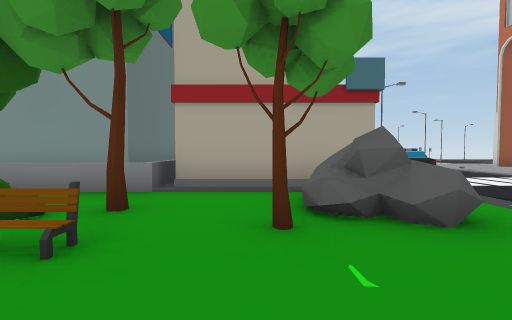
[1] (above)

24 first-person views from a walk through a scene from a Unity 3-D project. The camera is 1.3 m above the floor, tilts 2° down and sees 90° across. The floor is counted in squares, 2 m on a side. Each view is taken from the middle of a square. On the plan, view 1 faces up. The plan holds only what a view shows up to about 9 squares ahead; the rest is blank. The place goes on beyond the plan. The player character is not drawn.

[2]
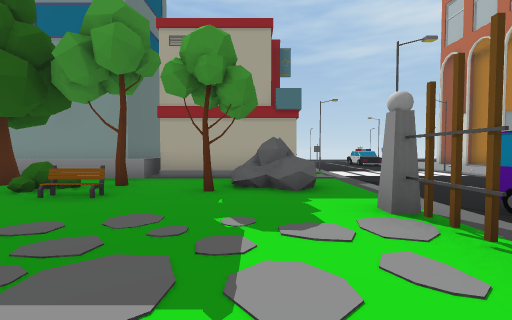

[3]
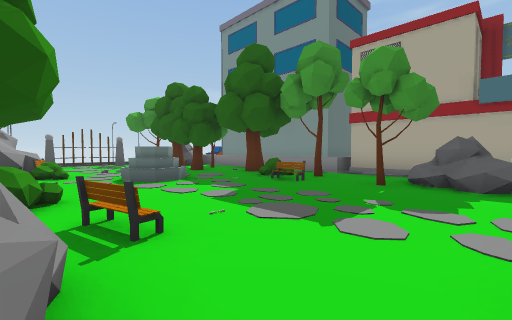

[4]
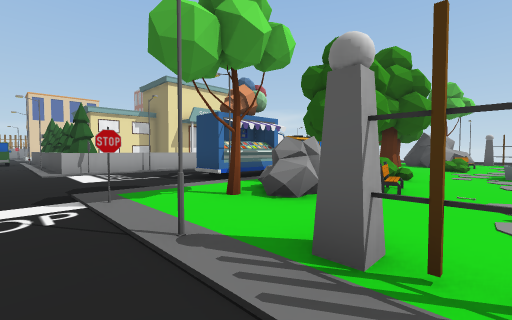

[5]
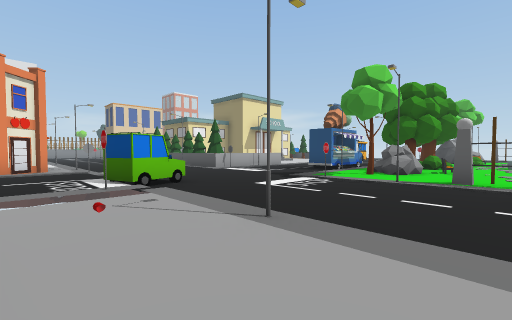

[6]
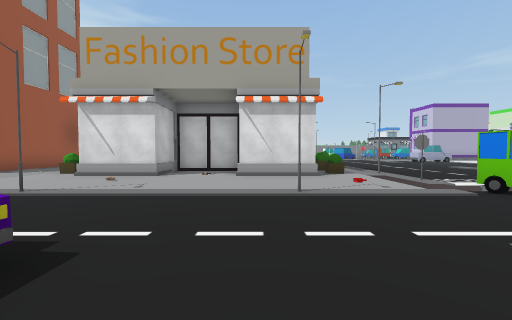

[7]
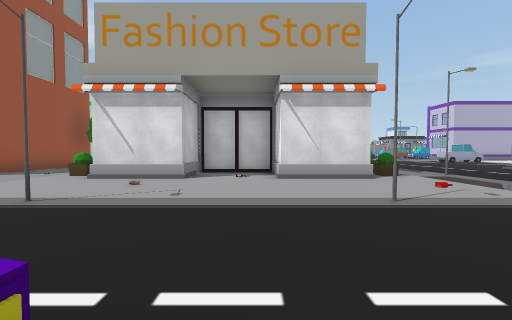

[8]
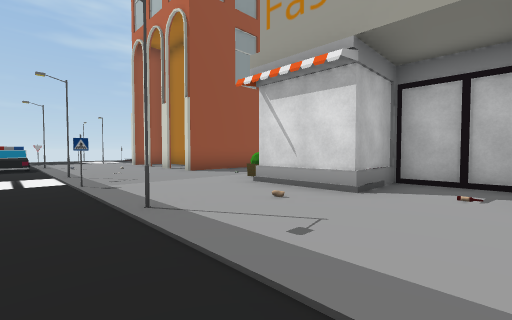

[9]
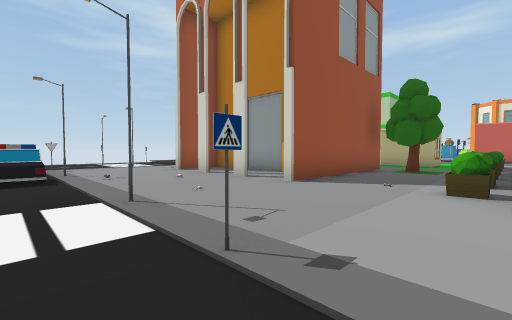

[10]
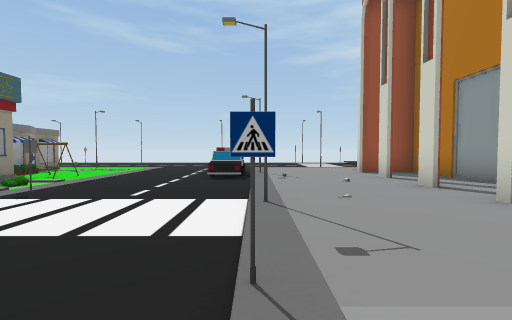

[11]
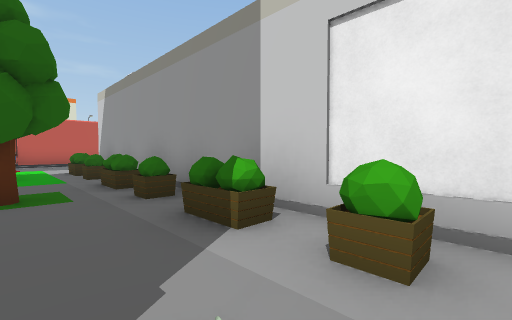

[12]
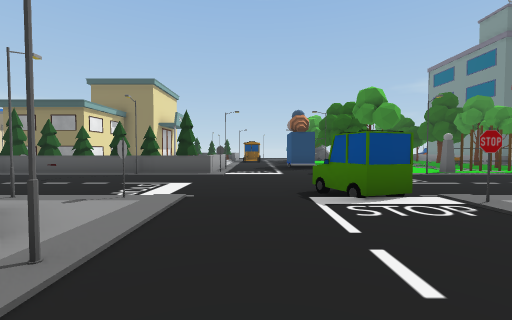

[13]
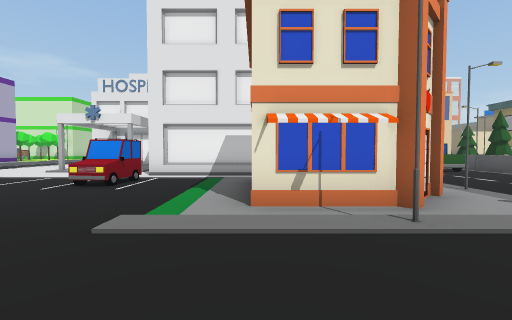

[14]
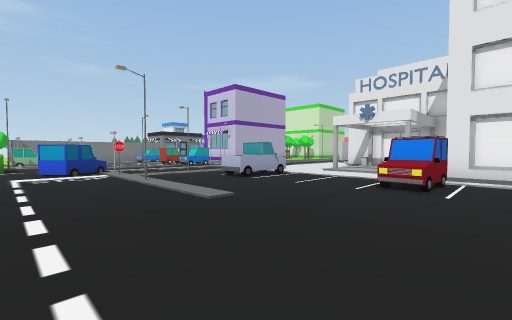

[15]
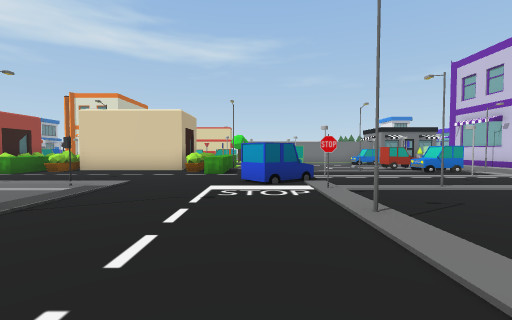

[16]
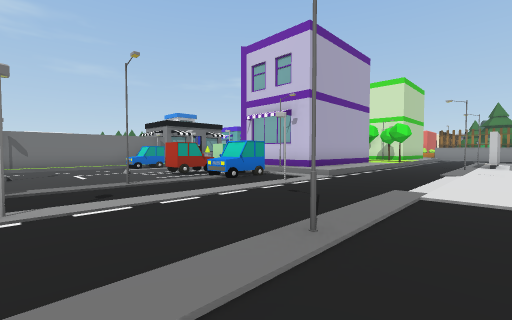

[17]
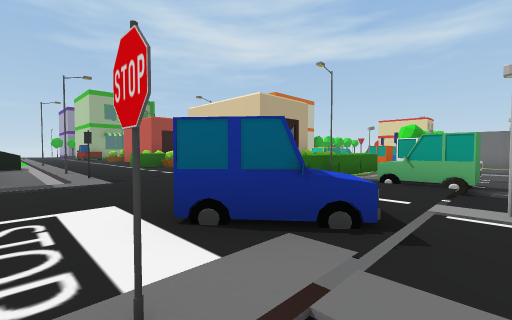

[18]
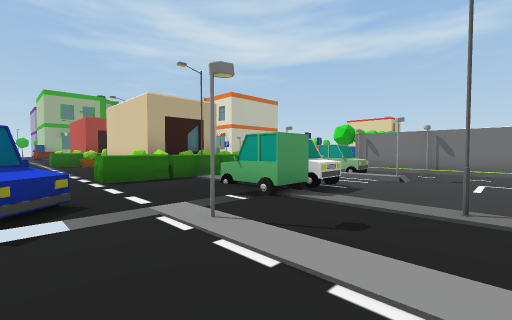

[19]
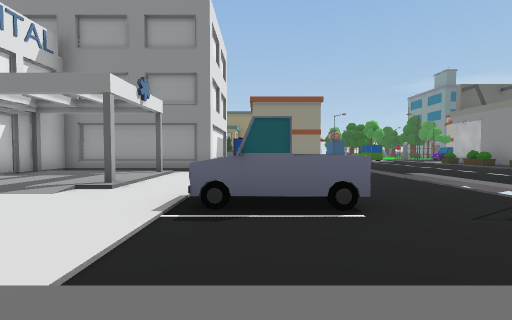

[20]
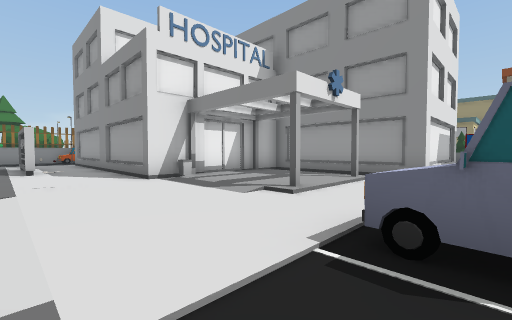

[21]
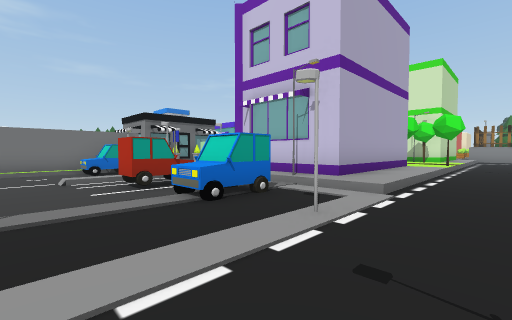

[22]
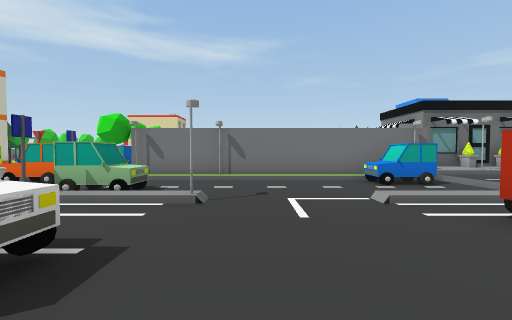

[23]
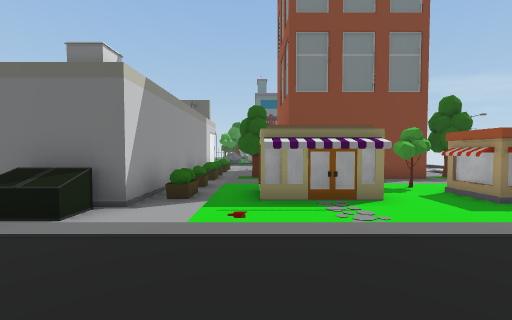

[24]
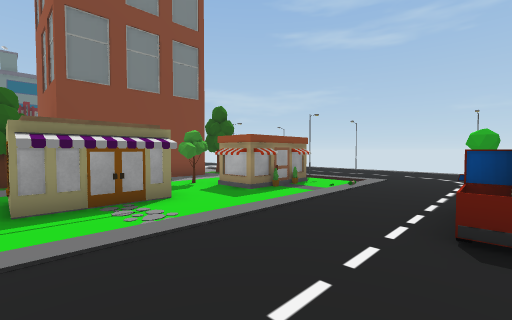

### Floor plan
Key: @ floor where view 1 was taken; # wall or solid block; x gap in a wall; . main floor; : floor 0.25 m higher than the main floor; - floor 0.25 m lower than the main floor; / step, stairs or slope; = window, fence, low wall or low ledge; ^ raised ledge; H house; T tree; I thing the floor can be seen under or through; C car; O other object.
Columns run from 5 left of view 1 to 32 right of it. Each row starts with its distance up from view 1.
 10      HH ...C.O   H  H .##./..#
  9        H.....  H H  H.T.../..#
  8    H   #..... OH H  H     /..=
  7    H   ##....O   H  H  HH /...
  6    H   ##...#  HHHHHH   H /...
  5 HHHH####.....  ..  H   HH /../
  4 HHHH........#...O...=...x./..
  3  #=T..##.......###.##.###./.
  2  .==.T.= ...#..######## #^/
  1  .......IC....O###      #^/.
  0  =...@..IC.......#      #./..
 -1 .#......I........#       ./..^^
 -2 ...............###       ./...#
 -3 .#.=.##.....#..###       ./...#
 -4     #.#T........##       ./...#
 -5     .........#/#////    ///...###   ^#
 -6     ##......C........  ......###^   ##
 -7     .......CC................^^^^^x#-#
 -8      .....................CC..:  -/#-#
 -9      .==.....::#::...:::..:C..##--//-#
-10      = T#...#...............#..---#--#
-11         #....####..............------#
-12        T#....#   .......^.#...#------#
-13        T#....    ..CC...#......---/--#
-14        T ...    ............#.^-##/-^#
-15        T#..    #####..........# ^^#-##
-16        T#^         #/::#...../#   #--#
-17        T           #/::......:##    .#
-18                    #/::......:#
-19                    #####.O...:#
-20                        #.....:#
-21                        #..#..:#
-22                        #.#...:

Where each view was taken, in squares from view 1:
view 1: 0 up, 0 right, facing up
view 2: 2 down, 1 right, facing up
view 3: 3 down, 2 right, facing up-left
view 4: 1 down, 4 right, facing down-left
view 5: 1 down, 9 right, facing down-left
view 6: 2 down, 3 right, facing right
view 7: 1 down, 4 right, facing right
view 8: 1 down, 6 right, facing up-right
view 9: 3 up, 6 right, facing up-right
view 10: 3 up, 7 right, facing up
view 11: 5 up, 10 right, facing down-right
view 12: 8 down, 11 right, facing left
view 13: 7 down, 11 right, facing down
view 14: 7 down, 13 right, facing down-right
view 15: 8 down, 16 right, facing right
view 16: 10 down, 20 right, facing down-right
view 17: 10 down, 20 right, facing up-right
view 18: 12 down, 22 right, facing up-right
view 19: 13 down, 22 right, facing left
view 20: 13 down, 21 right, facing down-left
view 21: 12 down, 22 right, facing down-right
view 22: 11 down, 25 right, facing right
view 23: 5 up, 24 right, facing left
view 24: 5 up, 24 right, facing up-left
